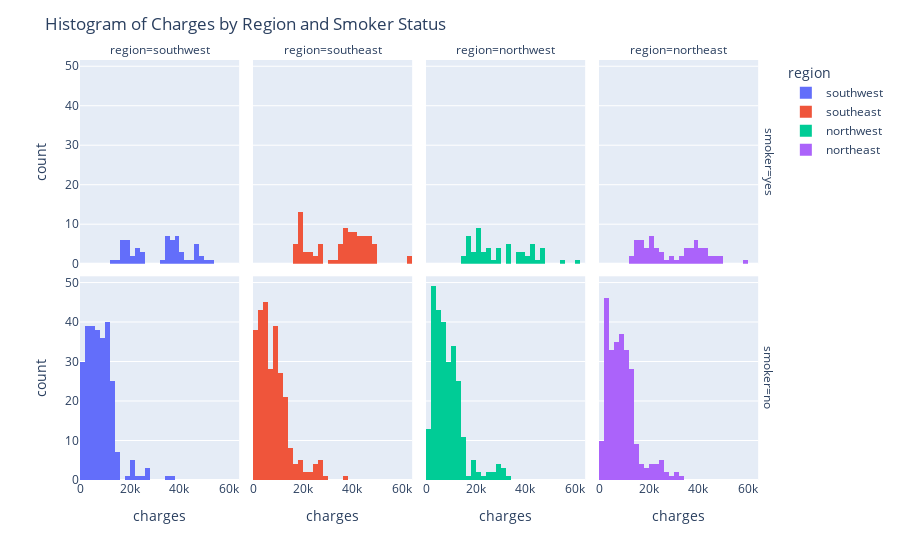

Here is the notebook cell this chart was saved with:
### Markdown cell above
*For the following code: please see screenshot for the plotly figure Screenshot-plotly-hypo-3"*

### Code cell
# histogram of charges by region and smoker status
fig = px.histogram(df, x="charges", color="region", facet_col='region', facet_row='smoker')
title='Histogram of Charges by Region and Smoker Status'
fig.update_layout(title=title)
fig.show()

### Figure 1 — Plotly figure (JSON) as saved in the notebook; plotly's stock layout.template omitted (floating-point values rounded to 4 significant figures; data arrays with more than 128 entries replaced by an {"elided": "..."} marker saying what was removed)
{"data": [{"alignmentgroup": "True", "bingroup": "x", "hovertemplate": "region=southwest<br>smoker=yes<br>charges=%{x}<br>count=%{y}<extra></extra>", "legendgroup": "southwest", "marker": {"color": "#636efa", "pattern": {"shape": ""}}, "name": "southwest", "offsetgroup": "southwest", "orientation": "v", "showlegend": true, "type": "histogram", "x": [16880.0, 36840.0, 38711, 35590.0, 51190.0, 48170.0, 23570.0, 39840.0, 47290.0, 15820.0, 17080.0, 48820.0, 34780.0, 47310.0, 42860.0, 16300.0, 34840.0, 35490.0, 47930.0, 13840.0, 36090.0, 18610.0, 37080.0, 22140.0, 25380.0, 17940.0, 36200.0, 21080.0, 39240.0, 23310.0, 40180.0, 40100.0, 44590.0, 19040.0, 18260.0, 24520.0, 46110.0, 17500.0, 19930.0, 39000.0, 19200.0, 34470.0, 39730.0, 25310.0, 19020.0, 34170.0, 52590.0, 22480.0, 38420.0, 41660.0, 20170.0, 16230.0, 47400.0, 38340.0, 34830.0, 37830.0, 33900.0, 36400.0], "xaxis": "x5", "yaxis": "y5"}, {"alignmentgroup": "True", "bingroup": "x", "hovertemplate": "region=southwest<br>smoker=no<br>charges=%{x}<br>count=%{y}<extra></extra>", "legendgroup": "southwest", "marker": {"color": "#636efa", "pattern": {"shape": ""}}, "name": "southwest", "offsetgroup": "southwest", "orientation": "v", "showlegend": false, "type": "histogram", "x": {"elided": "267 float values"}, "xaxis": "x", "yaxis": "y"}, {"alignmentgroup": "True", "bingroup": "x", "hovertemplate": "region=southeast<br>smoker=yes<br>charges=%{x}<br>count=%{y}<extra></extra>", "legendgroup": "southeast", "marker": {"color": "#EF553B", "pattern": {"shape": ""}}, "name": "southeast", "offsetgroup": "southeast", "orientation": "v", "showlegend": true, "type": "histogram", "x": [27810.0, 39610.0, 38710.0, 37740.0, 34300.0, 23240.0, 17660.0, 16580.0, 37170.0, 30940.0, 47060.0, 19110.0, 18970.0, 21220.0, 36950.0, 36150.0, 37130.0, 19520.0, 19440.0, 44260.0, 17090.0, 46150.0, 17180.0, 42110.0, 21980.0, 42120.0, 38130.0, 46890.0, 46600.0, 19520.0, 48890.0, 22220.0, 32550.0, 38250.0, 48680.0, 63770.0, 45860.0, 42970.0, 34440.0, 24670.0, 27040.0, 42560.0, 46200.0, 34810.0, 40270.0, 44400.0, 40930.0, 19360.0, 40420.0, 18250.0, 19540.0, 23070.0, 36310.0, 21200.0, 38790.0, 43810.0, 36020.0, 27530.0, 45010.0, 40970.0, 19720.0, 44200.0, 48670.0, 47460.0, 42000.0, 18770.0, 35600.0, 42210.0, 44420.0, 37480.0, 44500.0, 48970.0, 39870.0, 34670.0, 41680.0, 41950.0, 24180.0, 36120.0, 38280.0, 40940.0, 39720.0, 19350.0, 18330.0, 18220.0, 26130.0, 47270.0, 49580.0, 26930.0, 17040.0, 62590.0, 43900.0], "xaxis": "x6", "yaxis": "y6"}, {"alignmentgroup": "True", "bingroup": "x", "hovertemplate": "region=southeast<br>smoker=no<br>charges=%{x}<br>count=%{y}<extra></extra>", "legendgroup": "southeast", "marker": {"color": "#EF553B", "pattern": {"shape": ""}}, "name": "southeast", "offsetgroup": "southeast", "orientation": "v", "showlegend": false, "type": "histogram", "x": {"elided": "273 float values"}, "xaxis": "x2", "yaxis": "y2"}, {"alignmentgroup": "True", "bingroup": "x", "hovertemplate": "region=northwest<br>smoker=yes<br>charges=%{x}<br>count=%{y}<extra></extra>", "legendgroup": "northwest", "marker": {"color": "#00cc96", "pattern": {"shape": ""}}, "name": "northwest", "offsetgroup": "northwest", "orientation": "v", "showlegend": true, "type": "histogram", "x": [47500.0, 14710.0, 21100.0, 43580.0, 17560.0, 32730.0, 20750.0, 40720.0, 21350.0, 17350.0, 43920.0, 33750.0, 36220.0, 38750.0, 42760.0, 24390.0, 18030.0, 28950.0, 26110.0, 28870.0, 23810.0, 39980.0, 45700.0, 43940.0, 17470.0, 25680.0, 42980.0, 32790.0, 40000.0, 46130.0, 17750.0, 18310.0, 55140.0, 15820.0, 29330.0, 21770.0, 20010.0, 23970.0, 16420.0, 17360.0, 24920.0, 16450.0, 21680.0, 39730.0, 20230.0, 21880.0, 33910.0, 46660.0, 36900.0, 23890.0, 37470.0, 33310.0, 60020.0, 24540.0, 46720.0, 21470.0, 18770.0, 29140.0], "xaxis": "x7", "yaxis": "y7"}, {"alignmentgroup": "True", "bingroup": "x", "hovertemplate": "region=northwest<br>smoker=no<br>charges=%{x}<br>count=%{y}<extra></extra>", "legendgroup": "northwest", "marker": {"color": "#00cc96", "pattern": {"shape": ""}}, "name": "northwest", "offsetgroup": "northwest", "orientation": "v", "showlegend": false, "type": "histogram", "x": {"elided": "266 float values"}, "xaxis": "x3", "yaxis": "y3"}, {"alignmentgroup": "True", "bingroup": "x", "hovertemplate": "region=northeast<br>smoker=yes<br>charges=%{x}<br>count=%{y}<extra></extra>", "legendgroup": "northeast", "marker": {"color": "#ab63fa", "pattern": {"shape": ""}}, "name": "northeast", "offsetgroup": "northeast", "orientation": "v", "showlegend": true, "type": "histogram", "x": [37700.0, 39770.0, 30180.0, 22410.0, 39560.0, 19960.0, 15520.0, 43750.0, 20980.0, 38510.0, 29520.0, 12830.0, 41100.0, 24870.0, 22330.0, 48550.0, 47900.0, 24870.0, 48520.0, 41920.0, 21660.0, 15010.0, 42300.0, 19590.0, 14460.0, 39130.0, 35150.0, 58570.0, 15360.0, 34620.0, 20150.0, 45710.0, 16660.0, 36190.0, 43250.0, 17900.0, 23400.0, 20770.0, 39600.0, 37270.0, 42110.0, 24110.0, 46260.0, 27220.0, 19800.0, 33730.0, 35070.0, 39050.0, 41030.0, 16140.0, 14570.0, 13750.0, 33480.0, 44640.0, 16780.0, 40900.0, 17180.0, 21770.0, 20300.0, 37610.0, 18650.0, 34250.0, 22460.0, 14280.0, 21260.0, 16120.0, 28100.0], "xaxis": "x8", "yaxis": "y8"}, {"alignmentgroup": "True", "bingroup": "x", "hovertemplate": "region=northeast<br>smoker=no<br>charges=%{x}<br>count=%{y}<extra></extra>", "legendgroup": "northeast", "marker": {"color": "#ab63fa", "pattern": {"shape": ""}}, "name": "northeast", "offsetgroup": "northeast", "orientation": "v", "showlegend": false, "type": "histogram", "x": {"elided": "257 float values"}, "xaxis": "x4", "yaxis": "y4"}], "layout": {"annotations": [{"font": {}, "showarrow": false, "text": "region=southwest", "x": 0.115, "xanchor": "center", "xref": "paper", "y": 1, "yanchor": "bottom", "yref": "paper"}, {"font": {}, "showarrow": false, "text": "region=southeast", "x": 0.365, "xanchor": "center", "xref": "paper", "y": 1, "yanchor": "bottom", "yref": "paper"}, {"font": {}, "showarrow": false, "text": "region=northwest", "x": 0.615, "xanchor": "center", "xref": "paper", "y": 1, "yanchor": "bottom", "yref": "paper"}, {"font": {}, "showarrow": false, "text": "region=northeast", "x": 0.865, "xanchor": "center", "xref": "paper", "y": 1, "yanchor": "bottom", "yref": "paper"}, {"font": {}, "showarrow": false, "text": "smoker=no", "textangle": 90, "x": 0.98, "xanchor": "left", "xref": "paper", "y": 0.2425, "yanchor": "middle", "yref": "paper"}, {"font": {}, "showarrow": false, "text": "smoker=yes", "textangle": 90, "x": 0.98, "xanchor": "left", "xref": "paper", "y": 0.7575, "yanchor": "middle", "yref": "paper"}], "barmode": "relative", "legend": {"title": {"text": "region"}, "tracegroupgap": 0}, "margin": {"t": 60}, "title": {"text": "Histogram of Charges by Region and Smoker Status"}, "xaxis": {"anchor": "y", "domain": [0, 0.23], "title": {"text": "charges"}}, "xaxis2": {"anchor": "y2", "domain": [0.25, 0.48], "matches": "x", "title": {"text": "charges"}}, "xaxis3": {"anchor": "y3", "domain": [0.5, 0.73], "matches": "x", "title": {"text": "charges"}}, "xaxis4": {"anchor": "y4", "domain": [0.75, 0.98], "matches": "x", "title": {"text": "charges"}}, "xaxis5": {"anchor": "y5", "domain": [0, 0.23], "matches": "x", "showticklabels": false}, "xaxis6": {"anchor": "y6", "domain": [0.25, 0.48], "matches": "x", "showticklabels": false}, "xaxis7": {"anchor": "y7", "domain": [0.5, 0.73], "matches": "x", "showticklabels": false}, "xaxis8": {"anchor": "y8", "domain": [0.75, 0.98], "matches": "x", "showticklabels": false}, "yaxis": {"anchor": "x", "domain": [0, 0.485], "title": {"text": "count"}}, "yaxis2": {"anchor": "x2", "domain": [0, 0.485], "matches": "y", "showticklabels": false}, "yaxis3": {"anchor": "x3", "domain": [0, 0.485], "matches": "y", "showticklabels": false}, "yaxis4": {"anchor": "x4", "domain": [0, 0.485], "matches": "y", "showticklabels": false}, "yaxis5": {"anchor": "x5", "domain": [0.515, 1], "matches": "y", "title": {"text": "count"}}, "yaxis6": {"anchor": "x6", "domain": [0.515, 1], "matches": "y", "showticklabels": false}, "yaxis7": {"anchor": "x7", "domain": [0.515, 1], "matches": "y", "showticklabels": false}, "yaxis8": {"anchor": "x8", "domain": [0.515, 1], "matches": "y", "showticklabels": false}}}
